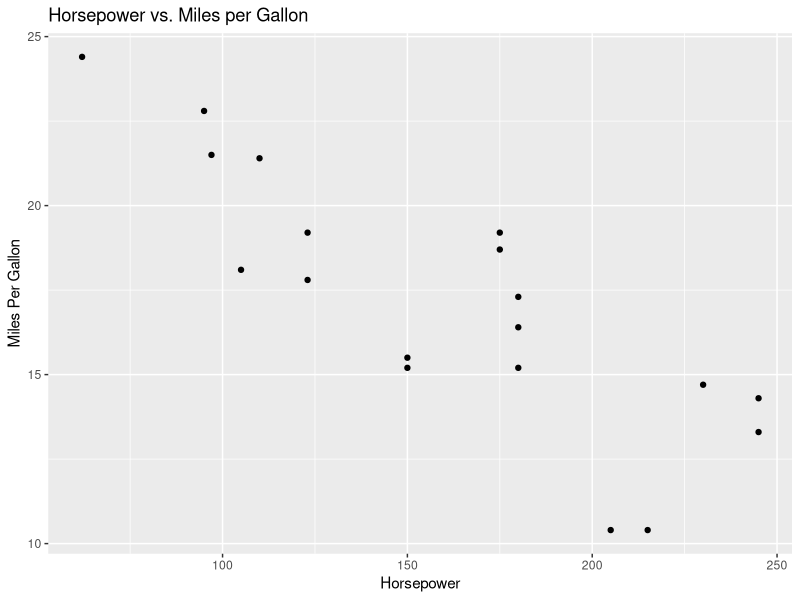
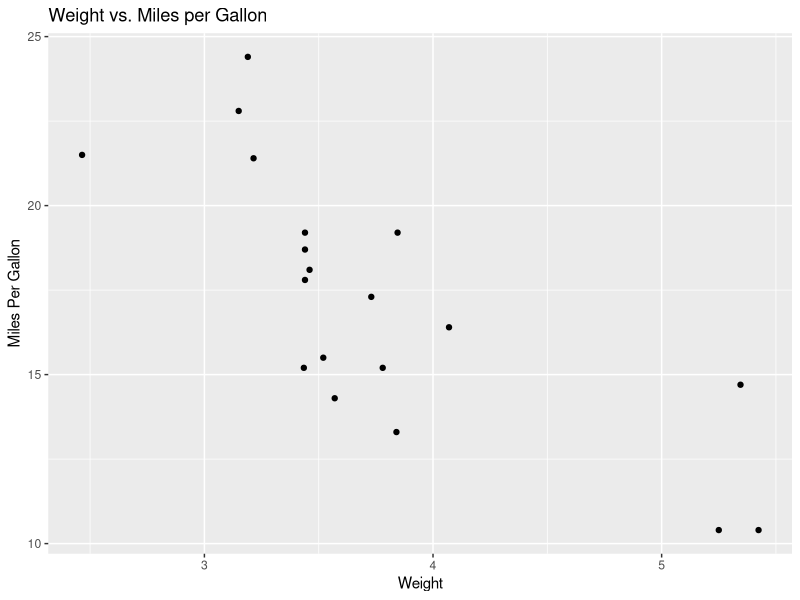
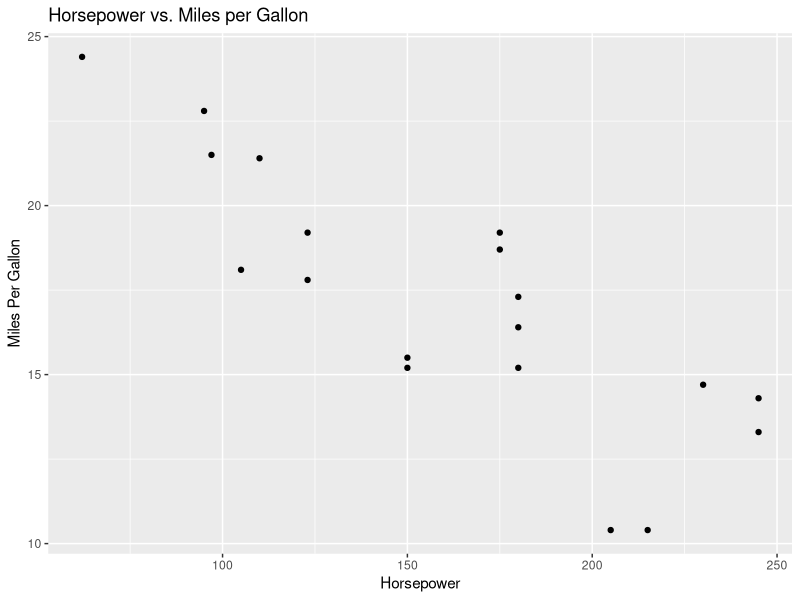
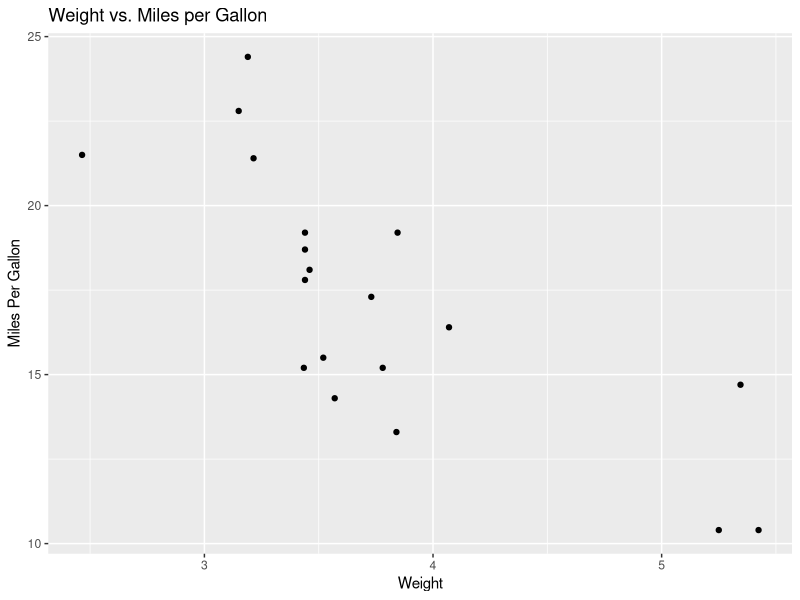

R code for these plots, in order:
library(tidyverse)
data(mtcars)
df = mtcars
rm(mtcars)

## Subset mtcars to only auto cars and saves
df.auto = df %>% filter(am == 0)
write_csv(df.auto, 'automatic_mtcars.csv')

## HP vs. MPG and saves
ggplot(df.auto, aes(x = hp, y = mpg)) + 
  geom_point() +
  labs(x = 'Horsepower', y = 'Miles Per Gallon', title = 'Horsepower vs. Miles per Gallon')
ggsave('mpg_vs_hp_auto.png')

## Weight vs MPG
ggplot(df.auto, aes(wt, mpg)) + 
  geom_point() +
  labs(x = 'Weight', y = 'Miles Per Gallon', title = 'Weight vs. Miles per Gallon')
ggsave('mpg_vs_wt_auto.tiff')

## Displacements <= 200
df.disp = df %>% filter(disp <= 200)
write_csv(df.disp, 'mtcars_max200_disp.csv')

## Max HP for the three
max(df$hp) # Original
max(df.auto$hp) # Auto
max(df.disp$hp) # Max200
df.max = rbind.data.frame(max(df$hp), max(df.auto$hp), max(df.disp$hp))
rownames(df.max) = c('Original', 'Automatic', 'Displacement') ; colnames(df.max) = 'Max_Horsepower'
write.table(df.max, 'hp_maximums.txt')
